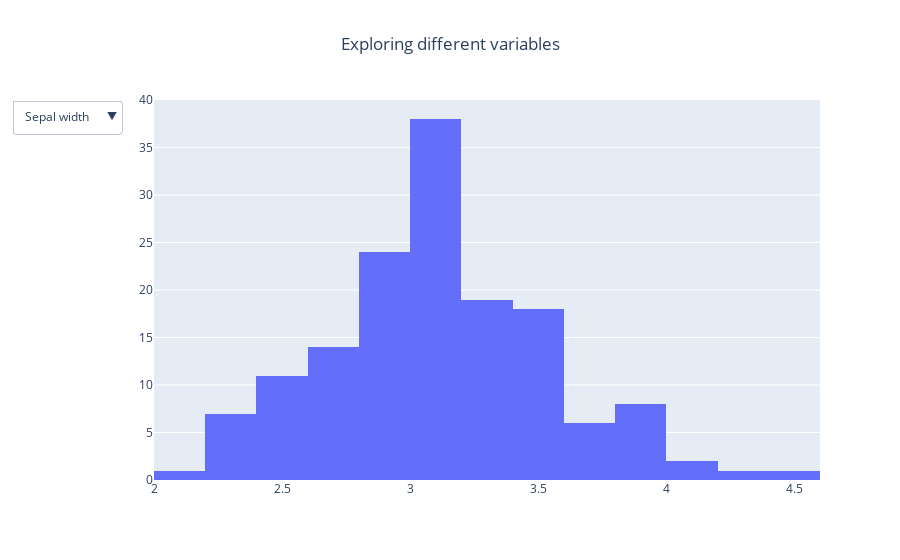

Notebook code cell kept with this figure:
### Markdown cell above
### Dropdown menus

### Code cell
# Example of how to allow the selection of a type of a variable
fig = go.Figure()

fig.add_trace(
    go.Histogram(
        x = df['sepal_width']))

fig.add_trace(
    go.Histogram(
        x = df['sepal_length'],
        visible = False))

fig.add_trace(
    go.Histogram(
        x = df['petal_width'],
        visible = False))

fig.add_trace(
    go.Histogram(
        x = df['petal_length'],
        visible = False))


fig.update_layout(
        title = go.layout.Title(text = "Exploring different variables", x = 0.5),
        showlegend = False)

fig.update_layout(
    updatemenus = [go.layout.Updatemenu(
        active = 0,
        buttons = [
                    go.layout.updatemenu.Button(
                        label = "Sepal width",
                        method = "update",
                        args = [{"visible" : [True, False, False, False]}]),
                    go.layout.updatemenu.Button(
                            label = "Sepal length",
                            method = "update",
                            args = [{"visible" : [False, True, False, False]}]),
                    go.layout.updatemenu.Button(
                            label = "Petal width",
                            method = "update",
                            args = [{"visible" : [False, False, True, False]}]),
                    go.layout.updatemenu.Button(
                            label = "Petal length",
                            method = "update",
                            args = [{"visible" : [False, False, False, True]}])
                ]
    )]
)

### Figure 1 — Plotly figure (JSON) as saved in the notebook; plotly's stock layout.template omitted (floating-point values rounded to 4 significant figures; data arrays with more than 128 entries replaced by an {"elided": "..."} marker saying what was removed)
{"data": [{"type": "histogram", "x": {"elided": "150 float values"}}, {"type": "histogram", "visible": false, "x": {"elided": "150 float values"}}, {"type": "histogram", "visible": false, "x": {"elided": "150 float values"}}, {"type": "histogram", "visible": false, "x": {"elided": "150 float values"}}], "layout": {"showlegend": false, "title": {"text": "Exploring different variables", "x": 0.5}, "updatemenus": [{"active": 0, "buttons": [{"args": [{"visible": [true, false, false, false]}], "label": "Sepal width", "method": "update"}, {"args": [{"visible": [false, true, false, false]}], "label": "Sepal length", "method": "update"}, {"args": [{"visible": [false, false, true, false]}], "label": "Petal width", "method": "update"}, {"args": [{"visible": [false, false, false, true]}], "label": "Petal length", "method": "update"}]}]}}
